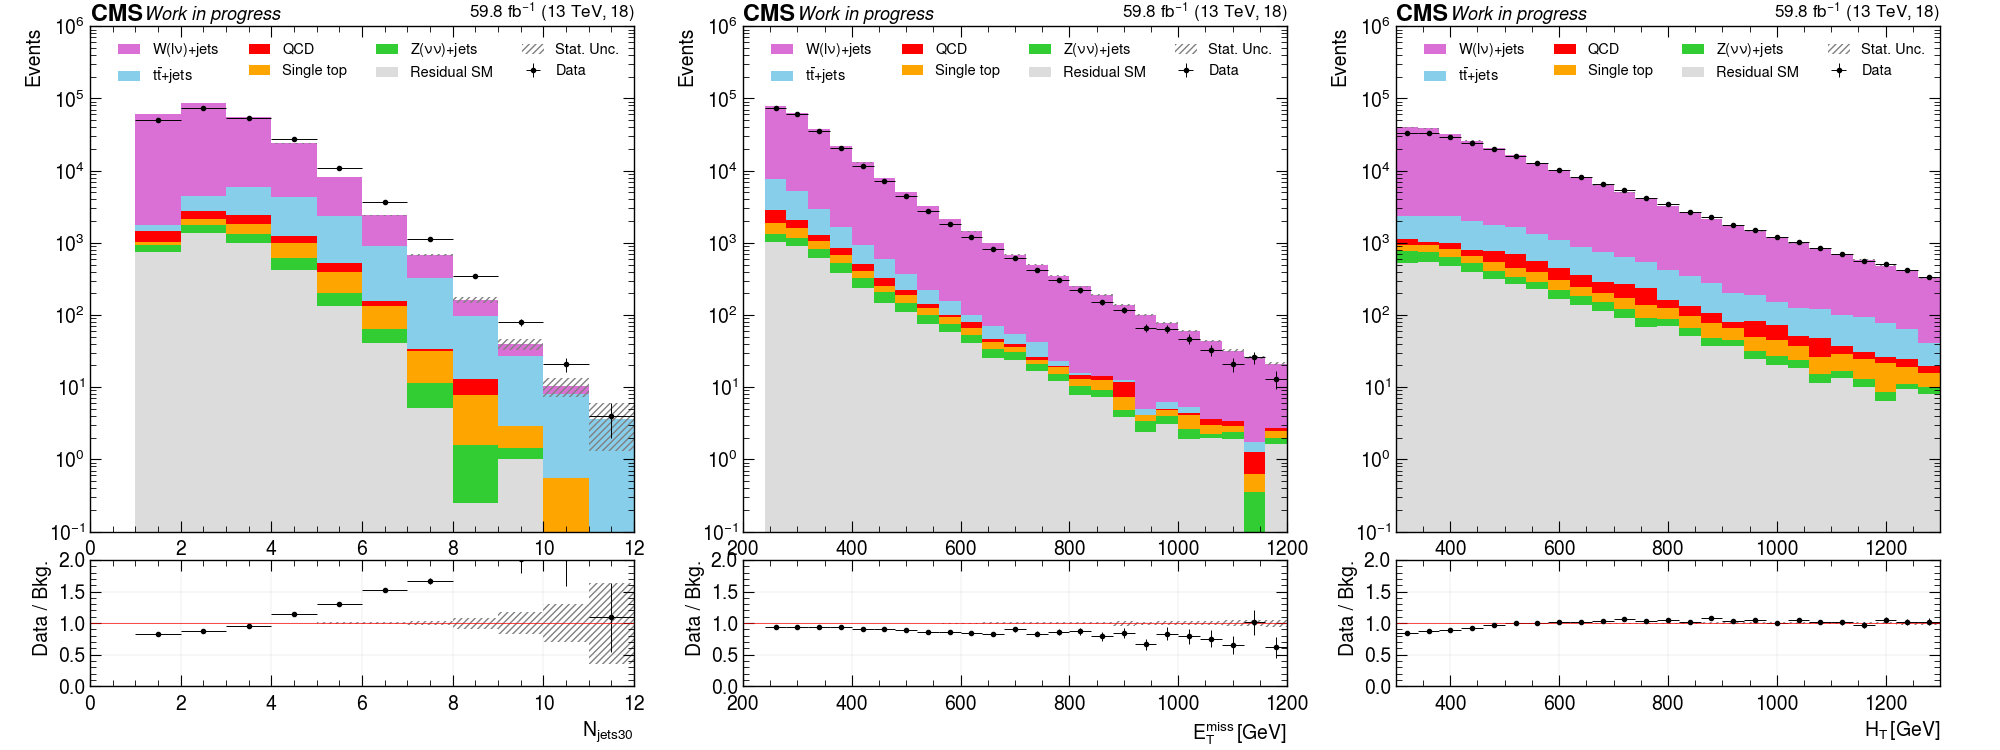

Reproduce this figure in Python.
# %%
#==================================================================================================
# Import packages
#==================================================================================================
import os
import numpy as np
import pandas as pd
import json
import matplotlib.pyplot as plt
import matplotlib.gridspec as gs
import hepherolib.data as data
import hepherolib.analysis as ana
ana.start()


# %%
#==================================================================================================
# Read files
#==================================================================================================
basedir = "/home/gcorreia/cernbox/HEP/LLG/SysTest/datasets"
period = '18'
luminosity = '59.8'

ds = data.read_files(basedir, period)

data.join_datasets(ds, "ST", [
    "ST_tW_antitop", 
    "ST_tW_top", 
    #"ST_s-channel",
    #"ST_t-channel_top", 
    #"ST_t-channel_antitop",
    ])

data.join_datasets(ds, "WJets", [
    "WJetsToLNu_Pt-100To250",
    "WJetsToLNu_Pt-250To400",
    "WJetsToLNu_Pt-400To600",
    "WJetsToLNu_Pt-600ToInf",
    ])

data.join_datasets(ds, "QCD", [
    #"QCD_HT100to200",
    #"QCD_HT200to300",
    "QCD_HT300to500",
    "QCD_HT500to700",
    "QCD_HT700to1000",
    "QCD_HT1000to1500",
    "QCD_HT1500to2000",
    "QCD_HT2000toInf",
    ])

data.join_datasets(ds, "ZJets", [
    "ZJetsToNuNu_HT-100To200",
    "ZJetsToNuNu_HT-200To400",
    "ZJetsToNuNu_HT-400To600",
    "ZJetsToNuNu_HT-600To800",
    "ZJetsToNuNu_HT-800To1200",
    "ZJetsToNuNu_HT-1200To2500",
    "ZJetsToNuNu_HT-2500ToInf",
    ])

data.join_datasets(ds, "Residual", [
    "WZ", 
    "WW", 
    "ZZ", 
    #"GJets_DR-0p4_HT-100To200",
    "GJets_DR-0p4_HT-200To400",
    "GJets_DR-0p4_HT-400To600",
    "GJets_DR-0p4_HT-600ToInf",
    ])

data.join_datasets(ds, "Data", [ # It changes for each year
    "Data_A", 
    "Data_B", 
    "Data_C",
    "Data_D",
    ])




def signal_label(param_0, param_1):
    label = r'$m_{\tilde{g}}=$' + str(param_0) + r', $\Delta m=$' + str(param_1)
    return label

# %%
#==================================================================================================
# Plot
#==================================================================================================
fig1 = plt.figure(figsize=(20,7.5))
grid = [2, 3]
gs1 = gs.GridSpec(grid[0], grid[1], height_ratios=[4, 1])

df = ds.copy()
for key in df.keys():
    dataset = df[key]
    df[key] = dataset[(dataset["RegionID"] == 1)]

colors = ['gainsboro', 'orchid', 'skyblue', 'orange', 'red', 'limegreen']
labels = [r'Residual SM', r'$W(l\nu)$+jets', r'$t\bar{t}$+jets', 'Single top', 'QCD', r'$Z(\nu\nu)$+jets']
dataframes = [df["Residual"], df["WJets"], df["TTJets"], df["ST"], df['QCD'], df["ZJets"]]

dataframes, labels, colors, sizes = data.order_datasets(dataframes, labels, colors)


#=================================================================================================================
N = 1
#=================================================================================================================
#==================================================
ax1 = plt.subplot(ana.position(gs1,grid,N,1))              # Positioning at subplot 1 of the plot number 1
#==================================================
var = "Njets30"
bins = np.linspace(0,12,13)
ybkg, errbkg = ana.stacked_plot( ax1, var, dataframes, labels, colors, weight="evtWeight", bins=bins )  # Produce the stacked plot
#print(ybkg)
ydata, errdata = ana.data_plot( ax1, var, df["Data"], bins=bins )
#print(ydata)
ana.labels(ax1, ylabel="Events")  # Set up the label names
ana.style(ax1, lumi=luminosity, year=period[-2:], ylog=True, legend_ncol=4, ylim=[1.e-1,1.e6]) # Set up the plot style and information on top

#==================================================
ax2 = plt.subplot(ana.position(gs1,grid,N,2), sharex=ax1)  # Positioning at subplot 2 of the plot number 2
#==================================================
ana.ratio_plot( ax2, ydata, errdata, ybkg, errbkg, bins=bins)
ana.labels(ax2, xlabel=r"$N_\mathrm{jets30}$", ylabel="Data / Bkg.")  # Set up the label names
ana.style(ax2, ylim=[0., 2], yticks=[0, 0.5, 1, 1.5, 2], xgrid=True, ygrid=True)


#=================================================================================================================
N = 2
#=================================================================================================================
#==================================================
ax1 = plt.subplot(ana.position(gs1,grid,N,1))              # Positioning at subplot 1 of the plot number 1
#==================================================
var = "MET_pt"
bins = np.linspace(200,1200,26)
ybkg, errbkg = ana.stacked_plot( ax1, var, dataframes, labels, colors, weight="evtWeight", bins=bins )  # Produce the stacked plot
#print(ybkg)
ydata, errdata = ana.data_plot( ax1, var, df["Data"], bins=bins )
#print(ydata)
ana.labels(ax1, ylabel="Events")  # Set up the label names
ana.style(ax1, lumi=luminosity, year=period[-2:], ylog=True, legend_ncol=4, ylim=[1.e-1,1.e6]) # Set up the plot style and information on top

#==================================================
ax2 = plt.subplot(ana.position(gs1,grid,N,2), sharex=ax1)  # Positioning at subplot 2 of the plot number 2
#==================================================
ana.ratio_plot( ax2, ydata, errdata, ybkg, errbkg, bins=bins)
ana.labels(ax2, xlabel=r"$E_\mathrm{T}^{miss}\,[\mathrm{GeV}]$", ylabel="Data / Bkg.")  # Set up the label names
ana.style(ax2, ylim=[0., 2], yticks=[0, 0.5, 1, 1.5, 2], xgrid=True, ygrid=True)


#=================================================================================================================
N = 3
#=================================================================================================================
#==================================================
ax1 = plt.subplot(ana.position(gs1,grid,N,1))              # Positioning at subplot 1 of the plot number 1
#==================================================
var = "HT30"
bins = np.linspace(300,1300,26)
ybkg, errbkg = ana.stacked_plot( ax1, var, dataframes, labels, colors, weight="evtWeight", bins=bins )  # Produce the stacked plot
#print(ybkg)
ydata, errdata = ana.data_plot( ax1, var, df["Data"], bins=bins )
#print(ydata)
ana.labels(ax1, ylabel="Events")  # Set up the label names
ana.style(ax1, lumi=luminosity, year=period[-2:], ylog=True, legend_ncol=4, ylim=[1.e-1,1.e6]) # Set up the plot style and information on top

#==================================================
ax2 = plt.subplot(ana.position(gs1,grid,N,2), sharex=ax1)  # Positioning at subplot 2 of the plot number 2
#==================================================
ana.ratio_plot( ax2, ydata, errdata, ybkg, errbkg, bins=bins)
ana.labels(ax2, xlabel=r"$H_\mathrm{T}\,[\mathrm{GeV}]$", ylabel="Data / Bkg.")  # Set up the label names
ana.style(ax2, ylim=[0., 2], yticks=[0, 0.5, 1, 1.5, 2], xgrid=True, ygrid=True)


#=================================================================================================================
# Make final setup, save and show plots
#=================================================================================================================
plt.subplots_adjust(left=0.045, bottom=0.085, right=0.97, top=0.965, wspace=0.2, hspace=0.09)
plt.savefig('distributions_'+period+'.pdf')
plt.savefig('distributions_'+period+'.png')
plt.show()
